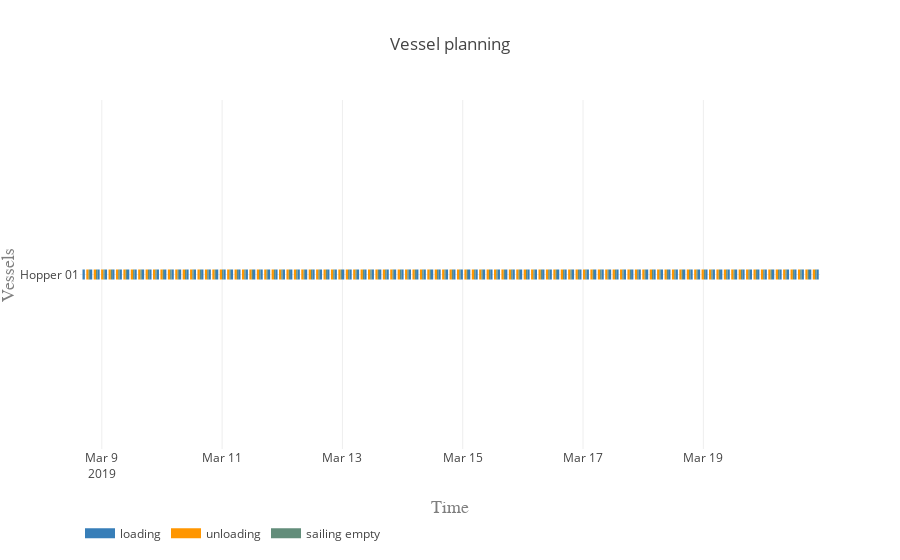

Write notebook code for a chart like this one.
### Code cell
vessels = equipment

activities = ['loading', 'unloading', 'sailing full', 'sailing empty']
colors = {0:'rgb(55,126,184)', 1:'rgb(255,150,0)', 2:'rgb(98, 192, 122)', 3:'rgb(98, 141, 122)'}

plot.vessel_planning(vessels, activities, colors)

### Figure 1 — Plotly figure (JSON) as saved in the notebook; plotly's stock layout.template omitted (floating-point values rounded to 4 significant figures; data arrays with more than 128 entries replaced by an {"elided": "..."} marker saying what was removed)
{"data": [{"connectgaps": false, "hoverinfo": "y+name", "line": {"color": "rgb(55,126,184)", "width": 10}, "mode": "lines", "name": "loading", "type": "scatter", "uid": "55622279-840c-4a18-92e6-a01f1601827d", "x": {"elided": "500 str values"}, "y": {"elided": "500 str values"}}, {"connectgaps": false, "hoverinfo": "y+name", "line": {"color": "rgb(255,150,0)", "width": 10}, "mode": "lines", "name": "unloading", "type": "scatter", "uid": "e19fb3b5-01c9-41e4-a161-d9b04114816a", "x": {"elided": "500 str values"}, "y": {"elided": "500 str values"}}, {"connectgaps": false, "hoverinfo": "y+name", "line": {"color": "rgb(98, 192, 122)", "width": 10}, "mode": "lines", "name": "sailing full", "type": "scatter", "uid": "ec26bbf8-6474-44c0-ab57-af05ec1417b3", "x": [], "y": []}, {"connectgaps": false, "hoverinfo": "y+name", "line": {"color": "rgb(98, 141, 122)", "width": 10}, "mode": "lines", "name": "sailing empty", "type": "scatter", "uid": "31d5ac49-a2ce-41e6-bc76-e94ef21468fa", "x": {"elided": "990 str values"}, "y": {"elided": "990 str values"}}], "layout": {"hovermode": "closest", "legend": {"orientation": "h", "x": 0, "y": -0.2}, "title": "Vessel planning", "xaxis": {"range": ["2019-03-08 15:18:06", "2019-03-20 22:32:28.511561"], "title": "Time", "titlefont": {"color": "#7f7f7f", "family": "Courier New, monospace", "size": 18}}, "yaxis": {"title": "Vessels", "titlefont": {"color": "#7f7f7f", "family": "Courier New, monospace", "size": 18}}}}
